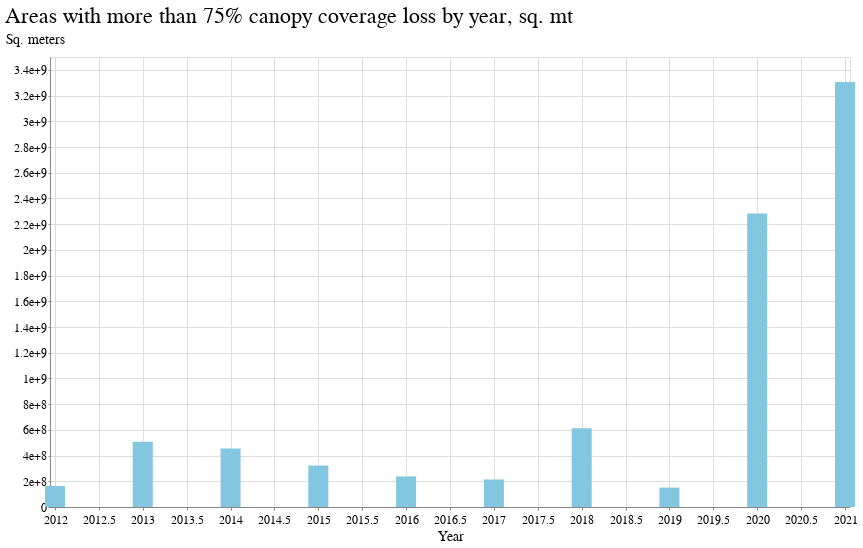

The cell this chart's notebook holds for it:
### Code cell
cc_loss_svnfv = cc_by_index[cc_by_index.ind == 5].reset_index(drop=True)

alt.Chart(cc_loss_svnfv, title="Areas with more than 75% canopy coverage loss by year, sq. mt").mark_bar(size=20).encode(
    x=alt.X(
        "year",
        title="Year",
        axis=alt.Axis(format=''),
        scale=alt.Scale(domain=[2012, 2021])
    ),
    y=alt.Y(
        'sqm',
        title='Sq. meters',
        axis=alt.Axis(format=""),
    ),
    tooltip=['year', 'sqm']
)

### Figure 1 — Vega-Lite specification as saved in the notebook (floating-point values rounded to 4 significant figures)
{"config": {"view": {"width": 800, "height": 450}, "background": "#ffffff", "title": {"anchor": "start", "font": "BentonGothic-Bold, sans", "fontColor": "#000000", "fontSize": 22, "fontWeight": "normal"}, "arc": {"fill": "#82c6df"}, "area": {"fill": "#82c6df"}, "line": {"stroke": "#82c6df", "strokeWidth": 3}, "path": {"stroke": "#82c6df"}, "rect": {"fill": "#82c6df"}, "shape": {"stroke": "#82c6df"}, "bar": {"fill": "#82c6df"}, "point": {"stroke": "#82c6df"}, "symbol": {"fill": "#82c6df", "size": 30}, "axis": {"titleFont": "BentonGothic-Bold, sans", "titleFontSize": 14, "titleFontWeight": "normal", "labelFont": "BentonGothic, sans", "labelFontSize": 12, "labelFontWeight": "normal"}, "axisX": {"labelAngle": 0, "labelPadding": 4, "tickSize": 3}, "axisY": {"labelBaseline": "middle", "maxExtent": 45, "minExtent": 45, "tickSize": 2, "titleAlign": "left", "titleAngle": 0, "titleX": -45, "titleY": -11}, "legend": {"titleFont": "BentonGothic-Bold, sans", "titleFontSize": 14, "titleFontWeight": "normal", "symbolType": "square", "labelFont": "BentonGothic, sans", "labelFontSize": 13}, "range": {"category": ["#3580b1", "#ec8431", "#ab7fb4", "#c89d29", "#adc839", "#829eb1"], "diverging": ["#e68a4f", "#f4bb6a", "#f9e39c", "#dadfe2", "#a6b7c6", "#849eae"], "heatmap": ["#fbf2c7", "#f9e39c", "#f8d36e", "#f4bb6a", "#e68a4f", "#d15a40", "#ab4232"], "ordinal": ["#fbf2c7", "#f9e39c", "#f8d36e", "#f4bb6a", "#e68a4f", "#d15a40", "#ab4232"], "ramp": ["#fbf2c7", "#f9e39c", "#f8d36e", "#f4bb6a", "#e68a4f", "#d15a40", "#ab4232"]}}, "data": {"name": "data-18b0194b4950d7d665a7841b1684a228"}, "mark": {"type": "bar", "size": 20}, "encoding": {"tooltip": [{"field": "year", "type": "quantitative"}, {"field": "sqm", "type": "quantitative"}], "x": {"axis": {"format": ""}, "field": "year", "scale": {"domain": [2012, 2021]}, "title": "Year", "type": "quantitative"}, "y": {"axis": {"format": ""}, "field": "sqm", "title": "Sq. meters", "type": "quantitative"}}, "title": "Areas with more than 75% canopy coverage loss by year, sq. mt", "$schema": "https://vega.github.io/schema/vega-lite/v4.17.0.json", "datasets": {"data-18b0194b4950d7d665a7841b1684a228": [{"year": 2012, "ind": 5, "ind_name": ">=75%", "sqm": 163600000.0, "percent_of_total": 0.2545}, {"year": 2013, "ind": 5, "ind_name": ">=75%", "sqm": 507200000.0, "percent_of_total": 0.3858}, {"year": 2014, "ind": 5, "ind_name": ">=75%", "sqm": 455700000.0, "percent_of_total": 0.5283}, {"year": 2015, "ind": 5, "ind_name": ">=75%", "sqm": 322400000.0, "percent_of_total": 0.4535}, {"year": 2016, "ind": 5, "ind_name": ">=75%", "sqm": 237800000.0, "percent_of_total": 0.5692}, {"year": 2017, "ind": 5, "ind_name": ">=75%", "sqm": 213800000.0, "percent_of_total": 0.3553}, {"year": 2018, "ind": 5, "ind_name": ">=75%", "sqm": 612500000.0, "percent_of_total": 0.2936}, {"year": 2019, "ind": 5, "ind_name": ">=75%", "sqm": 151200000.0, "percent_of_total": 0.4304}, {"year": 2020, "ind": 5, "ind_name": ">=75%", "sqm": 2284000000.0, "percent_of_total": 0.5214}, {"year": 2021, "ind": 5, "ind_name": ">=75%", "sqm": 3306000000.0, "percent_of_total": 0.4851}]}}
